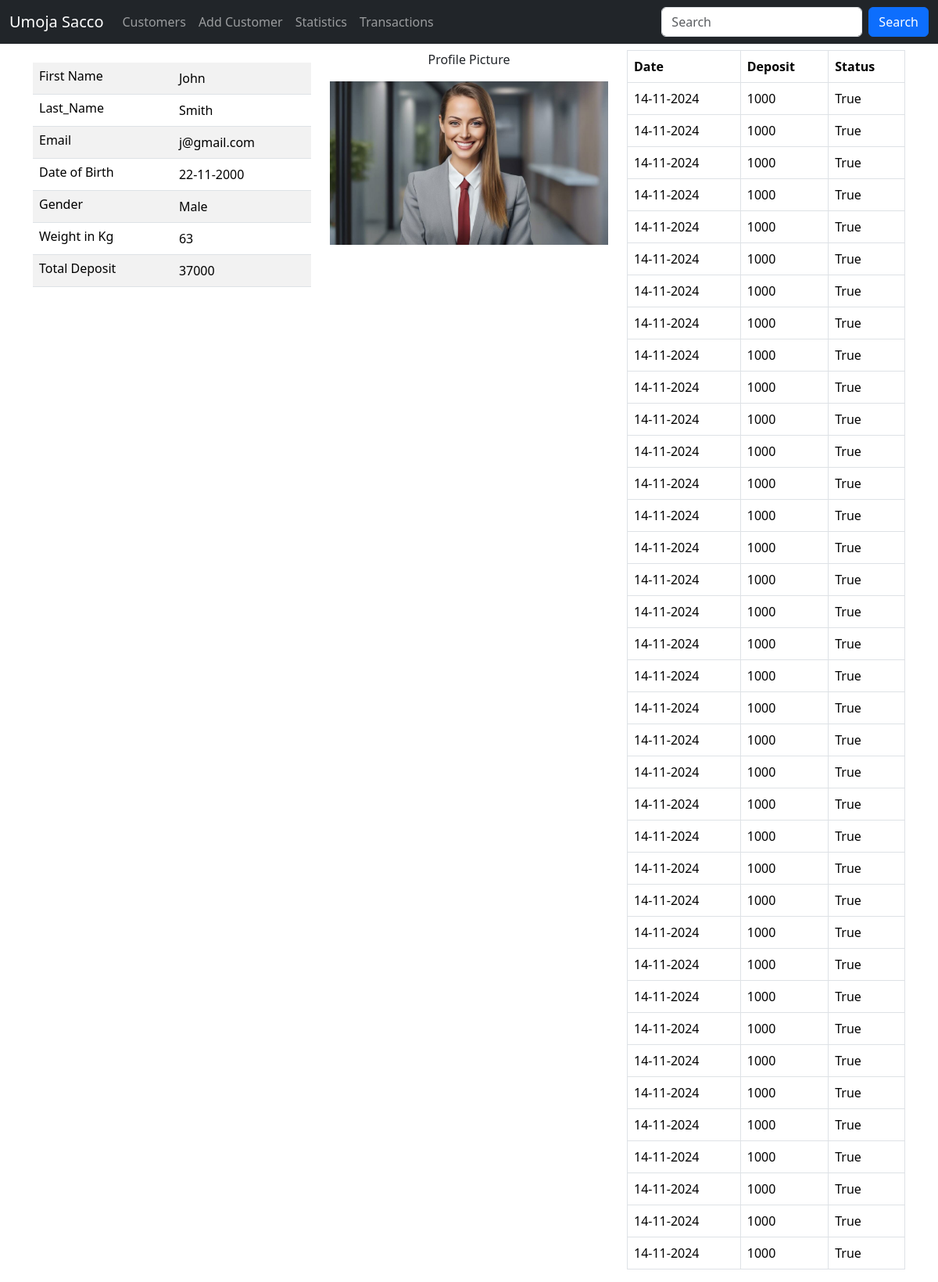
The page /customer/details/1 (signed in) on the database its author committed.
### sacco/models.py (models this page shows, shortened)
class Customer(models.Model):
    first_name = models.CharField(max_length=30)
    last_name = models.CharField(max_length=30)
    email = models.EmailField(unique=True)
    dob = models.DateField()
    gender = models.CharField(max_length=10)
    weight = models.IntegerField(default=0)
    profile_pic = models.ImageField(upload_to=generate_unique_name, null=True ) # holds the image field
    created_at = models.DateTimeField(auto_now_add=True)  # to show when it was created
    updated_at = models.DateTimeField(auto_now=True)
    class Meta:
        db_table = 'customers'

class Deposit(models.Model):
    amount = models.IntegerField()
    status = models.BooleanField(default=False)
    customer = models.ForeignKey(Customer, on_delete=models.CASCADE)
    created_at = models.DateTimeField(auto_now_add=True)
    updated_at = models.DateTimeField(auto_now=True)
    class Meta:
        db_table = 'deposits'

### sacco/views.py (the view)
# urls.py: path('customer/details/<int:customer_id>', views.customer_details, name='customer_details'),
@login_required
@permission_required("Sacco.view_customer",raise_exception=True)
def customer_details(request,customer_id):
    customer = Customer.objects.get(id=customer_id)
    deposits = Deposit.objects.filter(customer_id=customer_id)
    total = Deposit.objects.filter(customer=customer).filter(status=True).aggregate(Sum('amount'))["amount__sum"]
    return render(request,template_name="details.html", context={"deposits": deposits ,"customer": customer ,"total": total })

### templates/details.html (shortened to what this page needs)
{% extends 'master.html' %}
{% load static %}
{% block content %}
	<div class="container">
    <div class="row mt-2">
        <div class="col-sm-4 mt-3">
            <table class="table table-striped">
                <tr>
                    <td class="h6">First Name</td>
                    <td> {{ customer.first_name }}</td>
                </tr>
                 <tr>
                    <td class="h6">Last_Name</td>
                    <td> {{ customer.last_name }}</td>
                </tr>
                 <tr>
                    <td class="h6">Email</td>
                    <td> {{ customer.email}}</td>
                </tr>
                 <tr>
                    <td class="h6">Date of Birth</td>
                    <td> {{ customer.dob |date:"d-m-Y" }}</td>
                </tr>
                 <tr>
                    <td class="h6">Gender</td>
                    <td> {{ customer.gender }}</td>
                </tr>
                 <tr>
                    <td class="h6">Weight in Kg</td>
                    <td> {{ customer.weight }}</td>
                </tr>
                <tr>
                    <td class="h6">Total Deposit</td>
                    <td>{{total}}</td>
                </tr>
            </table>
        </div>
        <div class="col-sm-4">
            <p class="text-center">Profile Picture</p>
            {% if customer.profile_pic %}
               	 <img class="img-fluid mx-auto d-block profile" src="{{ customer.profile_pic.url }}" alt="">
            {% else %}
               	 <img class="img-fluid mx-auto d-block profile" src="{% static 'profile.png' %}" alt="">
            {% endif %}
        </div>
        <div class="col-sm-4">
            <table class="table table-bordered">
                <tr>
                    <th>Date</th>
                    <th>Deposit</th>
                    <th>Status</th>
                </tr>
                {% for depo in deposits %}
                    <tr>
                        <td>{{ depo.created_at | date:"d-m-Y" }}</td>
                        <td>{{ depo.amount }}</td>
                        <td>{{ depo.status }}</td>
                    </tr>
                {% endfor %}
            </table>
        </div>
    </div>
    </div>
{% endblock %}

### rows shown on the page
Customer: first_name "John", last_name "Smith", email "j@gmail.com", dob "22-11-2000", gender "Male", weight "63", profile_pic (picture)
Deposit: created_at "14-11-2024", amount "1000", status "True"
Deposit: created_at "14-11-2024", amount "1000", status "True"
Deposit: created_at "14-11-2024", amount "1000", status "True"
Deposit: created_at "14-11-2024", amount "1000", status "True"
Deposit: created_at "14-11-2024", amount "1000", status "True"
Deposit: created_at "14-11-2024", amount "1000", status "True"
Deposit: created_at "14-11-2024", amount "1000", status "True"
Deposit: created_at "14-11-2024", amount "1000", status "True"
Deposit: created_at "14-11-2024", amount "1000", status "True"
Deposit: created_at "14-11-2024", amount "1000", status "True"
Deposit: created_at "14-11-2024", amount "1000", status "True"
Deposit: created_at "14-11-2024", amount "1000", status "True"
Deposit: created_at "14-11-2024", amount "1000", status "True"
Deposit: created_at "14-11-2024", amount "1000", status "True"
Deposit: created_at "14-11-2024", amount "1000", status "True"
Deposit: created_at "14-11-2024", amount "1000", status "True"
Deposit: created_at "14-11-2024", amount "1000", status "True"
Deposit: created_at "14-11-2024", amount "1000", status "True"
Deposit: created_at "14-11-2024", amount "1000", status "True"
Deposit: created_at "14-11-2024", amount "1000", status "True"
Deposit: created_at "14-11-2024", amount "1000", status "True"
Deposit: created_at "14-11-2024", amount "1000", status "True"
Deposit: created_at "14-11-2024", amount "1000", status "True"
Deposit: created_at "14-11-2024", amount "1000", status "True"
Deposit: created_at "14-11-2024", amount "1000", status "True"
Deposit: created_at "14-11-2024", amount "1000", status "True"
Deposit: created_at "14-11-2024", amount "1000", status "True"
Deposit: created_at "14-11-2024", amount "1000", status "True"
Deposit: created_at "14-11-2024", amount "1000", status "True"
Deposit: created_at "14-11-2024", amount "1000", status "True"
Deposit: created_at "14-11-2024", amount "1000", status "True"
Deposit: created_at "14-11-2024", amount "1000", status "True"
Deposit: created_at "14-11-2024", amount "1000", status "True"
Deposit: created_at "14-11-2024", amount "1000", status "True"
Deposit: created_at "14-11-2024", amount "1000", status "True"
Deposit: created_at "14-11-2024", amount "1000", status "True"
Deposit: created_at "14-11-2024", amount "1000", status "True"

### other values the page prints
{{ total }} "37000"
